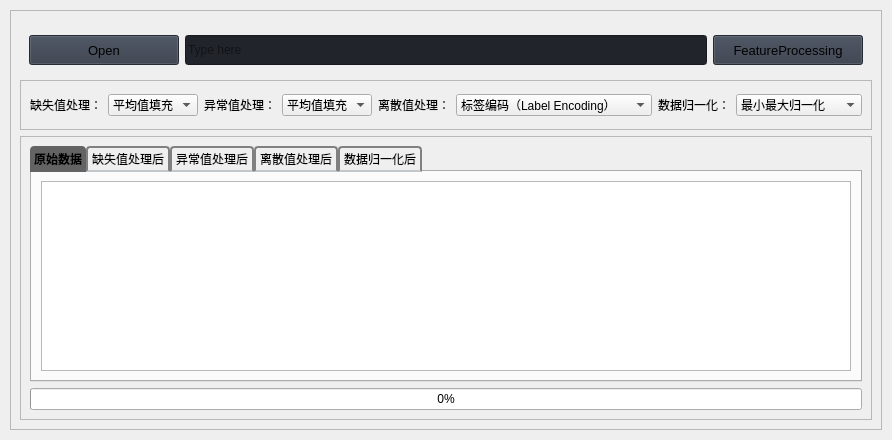
                     <widget class="QWidget" name="page2_FeatureProcessing">
                      <property name="styleSheet">
                       <string notr="true">b</string>
                      </property>
                      <layout class="QVBoxLayout" name="verticalLayout">
                       <property name="spacing">
                        <number>10</number>
                       </property>
                       <property name="leftMargin">
                        <number>10</number>
                       </property>
                       <property name="topMargin">
                        <number>10</number>
                       </property>
                       <property name="rightMargin">
                        <number>10</number>
                       </property>
                       <property name="bottomMargin">
                        <number>10</number>
                       </property>
                       <item>
                        <widget class="QFrame" name="row_1">
                         <property name="frameShape">
                          <enum>QFrame::StyledPanel</enum>
                         </property>
                         <property name="frameShadow">
                          <enum>QFrame::Raised</enum>
                         </property>
                         <layout class="QVBoxLayout" name="verticalLayout_19">
                          <item>
                           <widget class="QFrame" name="frame_div_content_1">
                            <property name="minimumSize">
                             <size>
                              <width>0</width>
                              <height>110</height>
                             </size>
                            </property>
                            <property name="maximumSize">
                             <size>
                              <width>16777215</width>
                              <height>110</height>
                             </size>
                            </property>
                            <property name="frameShape">
                             <enum>QFrame::NoFrame</enum>
                            </property>
                            <property name="frameShadow">
                             <enum>QFrame::Raised</enum>
                            </property>
                            <layout class="QVBoxLayout" name="verticalLayout_17">
                             <property name="spacing">
                              <number>0</number>
                             </property>
                             <property name="leftMargin">
                              <number>0</number>
                             </property>
                             <property name="topMargin">
                              <number>0</number>
                             </property>
                             <property name="rightMargin">
                              <number>0</number>
                             </property>
                             <property name="bottomMargin">
                              <number>0</number>
                             </property>
                             <item>
                              <widget class="QFrame" name="frame_content_wid_1">
                               <property name="frameShape">
                                <enum>QFrame::NoFrame</enum>
                               </property>
                               <property name="frameShadow">
                                <enum>QFrame::Raised</enum>
                               </property>
                               <layout class="QHBoxLayout" name="horizontalLayout_9">
                                <item>
                                 <layout class="QGridLayout" name="gridLayout">
                                  <property name="bottomMargin">
                                   <number>0</number>
                                  </property>
                                  <item row="0" column="1">
                                   <widget class="QLineEdit" name="lineedit_imported_filename">
                                    <property name="minimumSize">
                                     <size>
                                      <width>0</width>
                                      <height>30</height>
                                     </size>
                                    </property>
                                    <property name="styleSheet">
                                     <string notr="true">background-color: rgb(33, 37, 43);</string>
                                    </property>
                                    <property name="text">
                                     <string/>
                                    </property>
                                    <property name="placeholderText">
                                     <string>Type here</string>
                                    </property>
                                   </widget>
                                  </item>
                                  <item row="0" column="0">
                                   <widget class="QPushButton" name="btn_open_local_file">
                                    <property name="minimumSize">
                                     <size>
                                      <width>150</width>
                                      <height>30</height>
                                     </size>
                                    </property>
                                    <property name="font">
                                     <font>
                                      <family>Segoe UI</family>
                                      <pointsize>10</pointsize>
                                      <italic>false</italic>
                                      <bold>false</bold>
                                     </font>
                                    </property>
                                    <property name="cursor">
                                     <cursorShape>PointingHandCursor</cursorShape>
                                    </property>
                                    <property name="styleSheet">
                                     <string notr="true">background-color: rgb(52, 59, 72);</string>
                                    </property>
                                    <property name="text">
                                     <string>Open</string>
                                    </property>
                                    <property name="icon">
                                     <iconset resource="resources.qrc">
                                      <normaloff>:/icons/images/icons/cil-folder-open.png</normaloff>:/icons/images/icons/cil-folder-open.png</iconset>
                                    </property>
                                   </widget>
                                  </item>
                                  <item row="0" column="2">
                                   <widget class="QPushButton" name="btn_FeatureProcessing_2">
                                    <property name="minimumSize">
                                     <size>
                                      <width>150</width>
                                      <height>30</height>
                                     </size>
                                    </property>
                                    <property name="font">
                                     <font>
                                      <family>Segoe UI</family>
                                      <pointsize>10</pointsize>
                                      <italic>false</italic>
                                      <bold>false</bold>
                                     </font>
                                    </property>
                                    <property name="cursor">
                                     <cursorShape>PointingHandCursor</cursorShape>
                                    </property>
                                    <property name="styleSheet">
                                     <string notr="true">background-color: rgb(52, 59, 72);</string>
                                    </property>
                                    <property name="text">
                                     <string>FeatureProcessing</string>
                                    </property>
                                    <property name="icon">
                                     <iconset resource="resources.qrc">
                                      <normaloff>:/icons/images/icons/cil-data-process.png</normaloff>:/icons/images/icons/cil-data-process.png</iconset>
                                    </property>
                                   </widget>
                                  </item>
                                 </layout>
                                </item>
                               </layout>
                              </widget>
                             </item>
                             <item>
                              <widget class="QFrame" name="frame_title_wid_1">
                               <property name="maximumSize">
                                <size>
                                 <width>16777215</width>
                                 <height>50</height>
                                </size>
                               </property>
                               <property name="frameShape">
                                <enum>QFrame::StyledPanel</enum>
                               </property>
                               <property name="frameShadow">
                                <enum>QFrame::Raised</enum>
                               </property>
                               <layout class="QHBoxLayout" name="horizontalLayout_7">
                                <item>
                                 <widget class="QLabel" name="label_missing_values_handling">
                                  <property name="sizePolicy">
                                   <sizepolicy hsizetype="Fixed" vsizetype="Preferred">
                                    <horstretch>0</horstretch>
                                    <verstretch>0</verstretch>
                                   </sizepolicy>
                                  </property>
                                  <property name="text">
                                   <string>缺失值处理：</string>
                                  </property>
                                 </widget>
                                </item>
                                <item>
                                 <widget class="QComboBox" name="combobox_missing_values_handling">
                                  <item>
                                   <property name="text">
                                    <string>平均值填充</string>
                                   </property>
                                  </item>
                                  <item>
                                   <property name="text">
                                    <string>中位数填充</string>
                                   </property>
                                  </item>
                                  <item>
                                   <property name="text">
                                    <string>众数填充</string>
                                   </property>
                                  </item>
                                  <item>
                                   <property name="text">
                                    <string>固定值填充</string>
                                   </property>
                                  </item>
                                  <item>
                                   <property name="text">
                                    <string>最近邻填充</string>
                                   </property>
                                  </item>
                                  <item>
                                   <property name="text">
                                    <string>删除整行</string>
                                   </property>
                                  </item>
                                  <item>
                                   <property name="text">
                                    <string>删除整列</string>
                                   </property>
                                  </item>
                                  <item>
                                   <property name="text">
                                    <string>不处理</string>
                                   </property>
                                  </item>
                                 </widget>
                                </item>
                                <item>
                                 <widget class="QLabel" name="label_outlier_handling">
                                  <property name="sizePolicy">
                                   <sizepolicy hsizetype="Fixed" vsizetype="Preferred">
                                    <horstretch>0</horstretch>
                                    <verstretch>0</verstretch>
                                   </sizepolicy>
                                  </property>
                                  <property name="text">
                                   <string>异常值处理：</string>
                                  </property>
                                 </widget>
                                </item>
                                <item>
                                 <widget class="QComboBox" name="combobox_outlier_handling">
                                  <item>
                                   <property name="text">
                                    <string>平均值填充</string>
                                   </property>
                                  </item>
                                  <item>
                                   <property name="text">
                                    <string>中位数填充</string>
                                   </property>
                                  </item>
                                  <item>
                                   <property name="text">
                                    <string>众数填充</string>
                                   </property>
                                  </item>
                                  <item>
                                   <property name="text">
                                    <string>删除整行</string>
                                   </property>
                                  </item>
                                  <item>
                                   <property name="text">
                                    <string>删除整列</string>
                                   </property>
                                  </item>
                                  <item>
                                   <property name="text">
                                    <string>不处理</string>
                                   </property>
                                  </item>
                                 </widget>
                                </item>
                                <item>
                                 <widget class="QLabel" name="label_categorical_handling">
                                  <property name="sizePolicy">
                                   <sizepolicy hsizetype="Fixed" vsizetype="Preferred">
                                    <horstretch>0</horstretch>
                                    <verstretch>0</verstretch>
                                   </sizepolicy>
                                  </property>
                                  <property name="text">
                                   <string>离散值处理：</string>
                                  </property>
                                 </widget>
                                </item>
                                <item>
                                 <widget class="QComboBox" name="combobox_categorical_handling">
                                  <item>
                                   <property name="text">
                                    <string>标签编码（Label Encoding）</string>
                                   </property>
                                  </item>
                                  <item>
                                   <property name="text">
                                    <string>独热编码（One-Hot Encoding）</string>
                                   </property>
                                  </item>
                                  <item>
                                   <property name="text">
                                    <string>二进制编码（Binary Encoding）</string>
                                   </property>
                                  </item>
                                  <item>
                                   <property name="text">
                                    <string>离散哈希（Feature Hashing）</string>
                                   </property>
                                  </item>
                                  <item>
                                   <property name="text">
                                    <string>嵌入方法（Embeddings）</string>
                                   </property>
                                  </item>
                                  <item>
                                   <property name="text">
                                    <string>目标编码（Target Encoding）</string>
                                   </property>
                                  </item>
                                  <item>
                                   <property name="text">
                                    <string>不处理</string>
                                   </property>
                                  </item>
                                 </widget>
                                </item>
                                <item>
                                 <widget class="QLabel" name="label_data_normalization_handling">
                                  <property name="sizePolicy">
                                   <sizepolicy hsizetype="Fixed" vsizetype="Preferred">
                                    <horstretch>0</horstretch>
                                    <verstretch>0</verstretch>
                                   </sizepolicy>
                                  </property>
                                  <property name="text">
                                   <string>数据归一化：</string>
                                  </property>
                                 </widget>
                                </item>
                                <item>
                                 <widget class="QComboBox" name="combobox_data_normalization_handling">
                                  <item>
                                   <property name="text">
                                    <string>最小最大归一化</string>
                                   </property>
                                  </item>
                                  <item>
                                   <property name="text">
                                    <string>均值归一化</string>
                                   </property>
                                  </item>
                                  <item>
                                   <property name="text">
                                    <string>标准化</string>
                                   </property>
                                  </item>
                                  <item>
                                   <property name="text">
                                    <string>最大绝对值归一化</string>
                                   </property>
                                  </item>
                                  <item>
                                   <property name="text">
                                    <string>鲁棒归一化</string>
                                   </property>
                                  </item>
                                  <item>
                                   <property name="text">
                                    <string>不处理</string>
                                   </property>
                                  </item>
                                 </widget>
                                </item>
                               </layout>
                              </widget>
                             </item>
                            </layout>
                           </widget>
                          </item>
                          <item>
                           <widget class="QFrame" name="frame_2">
                            <property name="frameShape">
                             <enum>QFrame::StyledPanel</enum>
                            </property>
                            <property name="frameShadow">
                             <enum>QFrame::Raised</enum>
                            </property>
                            <layout class="QVBoxLayout" name="verticalLayout_16">
                             <item>
                              <widget class="QTabWidget" name="tabWidgetMLRawData">
                               <property name="autoFillBackground">
                                <bool>false</bool>
                               </property>
                               <property name="styleSheet">
                                <string notr="true">QTabBar::tab {
    border: 2px solid gray;
    border-bottom-color: #C2C7CB; /* same as the pane color */
    border-top-left-radius: 4px;
    border-top-right-radius: 4px;
    min-width: 30ex;
    padding: 4px;
}

QTabBar::tab:selected, QTabBar::tab:hover {
    background: #636363;
    border-color: ＃000000;
	font-weight: bold;
	border: 3px;
}

QTabBar::tab:selected {
    border-bottom-color: white; /* same as pane color */
}
</string>
                               </property>
                               <property name="currentIndex">
                                <number>0</number>
                               </property>
                               <widget class="QWidget" name="tab_1">
                                <attribute name="title">
                                 <string>原始数据</string>
                                </attribute>
                                <layout class="QVBoxLayout" name="verticalLayout_25">
                                 <item>
                                  <widget class="QTableWidget" name="tablewidget_raw_data"/>
                                 </item>
                                </layout>
                               </widget>
                               <widget class="QWidget" name="tab_2">
                                <attribute name="title">
                                 <string>缺失值处理后</string>
                                </attribute>
                                <layout class="QVBoxLayout" name="verticalLayout_24">
                                 <item>
                                  <widget class="QTableWidget" name="tablewidget_data_missing_handled"/>
                                 </item>
                                </layout>
                               </widget>
                               <widget class="QWidget" name="tab_3">
                                <attribute name="title">
                                 <string>异常值处理后</string>
                                </attribute>
                                <layout class="QVBoxLayout" name="verticalLayout_21">
                                 <item>
                                  <widget class="QTableWidget" name="tablewidget_data_outlier_handled"/>
                                 </item>
                                </layout>
                               </widget>
                               <widget class="QWidget" name="tab_4">
                                <attribute name="title">
                                 <string>离散值处理后</string>
                                </attribute>
                                <layout class="QVBoxLayout" name="verticalLayout_23">
                                 <item>
                                  <widget class="QTableWidget" name="tablewidget_data_categorical_handled"/>
                                 </item>
                                </layout>
                               </widget>
                               <widget class="QWidget" name="tab_5">
                                <attribute name="title">
                                 <string>数据归一化后</string>
                                </attribute>
                                <layout class="QVBoxLayout" name="verticalLayout_22">
                                 <item>
                                  <widget class="QTableWidget" name="tablewidget_data_normalization_handled"/>
                                 </item>
                                </layout>
                               </widget>
                              </widget>
                             </item>
                             <item>
                              <widget class="QProgressBar" name="progressBar">
                               <property name="value">
                                <number>0</number>
                               </property>
                              </widget>
                             </item>
                            </layout>
                           </widget>
                          </item>
                         </layout>
                        </widget>
                       </item>
                      </layout>
                     </widget>
